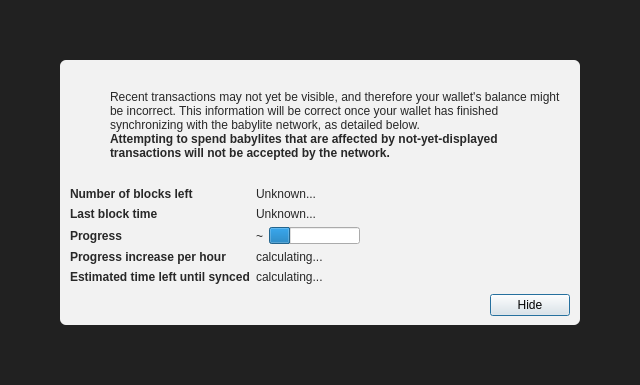
<?xml version="1.0" encoding="UTF-8"?>
<ui version="4.0">
 <class>ModalOverlay</class>
 <widget class="ModalOverlay" name="ModalOverlay">
  <property name="geometry">
   <rect>
    <x>0</x>
    <y>0</y>
    <width>640</width>
    <height>385</height>
   </rect>
  </property>
  <property name="windowTitle">
   <string>Form</string>
  </property>
  <layout class="QVBoxLayout" name="verticalLayout" stretch="0">
   <property name="sizeConstraint">
    <enum>QLayout::SetDefaultConstraint</enum>
   </property>
   <property name="leftMargin">
    <number>0</number>
   </property>
   <property name="topMargin">
    <number>0</number>
   </property>
   <property name="rightMargin">
    <number>0</number>
   </property>
   <property name="bottomMargin">
    <number>0</number>
   </property>
   <item>
    <widget class="QWidget" name="bgWidget" native="true">
     <property name="styleSheet">
      <string notr="true">#bgWidget { background: rgba(0,0,0,220); }</string>
     </property>
     <layout class="QVBoxLayout" name="verticalLayoutMain" stretch="1">
      <property name="leftMargin">
       <number>60</number>
      </property>
      <property name="topMargin">
       <number>60</number>
      </property>
      <property name="rightMargin">
       <number>60</number>
      </property>
      <property name="bottomMargin">
       <number>60</number>
      </property>
      <item>
       <widget class="QWidget" name="contentWidget" native="true">
        <property name="styleSheet">
         <string notr="true">#contentWidget { background: rgba(255,255,255,240); border-radius: 6px; }

QLabel { color: rgb(40,40,40);  }</string>
        </property>
        <layout class="QVBoxLayout" name="verticalLayoutSub" stretch="1,0,0,0">
         <property name="spacing">
          <number>0</number>
         </property>
         <property name="leftMargin">
          <number>10</number>
         </property>
         <property name="topMargin">
          <number>10</number>
         </property>
         <property name="rightMargin">
          <number>10</number>
         </property>
         <property name="bottomMargin">
          <number>10</number>
         </property>
         <item>
          <layout class="QHBoxLayout" name="horizontalLayoutIconText" stretch="0,1">
           <property name="topMargin">
            <number>20</number>
           </property>
           <item>
            <layout class="QVBoxLayout" name="verticalLayoutIcon">
             <property name="leftMargin">
              <number>0</number>
             </property>
             <item>
              <widget class="QPushButton" name="warningIcon">
               <property name="enabled">
                <bool>false</bool>
               </property>
               <property name="text">
                <string/>
               </property>
               <property name="icon">
                <iconset>
                 <normaloff>:/icons/warning</normaloff>
                 <disabledoff>:/icons/warning</disabledoff>:/icons/warning</iconset>
               </property>
               <property name="iconSize">
                <size>
                 <width>48</width>
                 <height>48</height>
                </size>
               </property>
               <property name="flat">
                <bool>true</bool>
               </property>
              </widget>
             </item>
             <item>
              <spacer name="verticalSpacerWarningIcon">
               <property name="orientation">
                <enum>Qt::Vertical</enum>
               </property>
               <property name="sizeHint" stdset="0">
                <size>
                 <width>20</width>
                 <height>40</height>
                </size>
               </property>
              </spacer>
             </item>
            </layout>
           </item>
           <item>
            <layout class="QVBoxLayout" name="verticalLayoutInfoText">
             <property name="leftMargin">
              <number>0</number>
             </property>
             <property name="topMargin">
              <number>0</number>
             </property>
             <item>
              <widget class="QLabel" name="infoText">
               <property name="text">
                <string>Recent transactions may not yet be visible, and therefore your wallet's balance might be incorrect. This information will be correct once your wallet has finished synchronizing with the babylite network, as detailed below.</string>
               </property>
               <property name="textFormat">
                <enum>Qt::RichText</enum>
               </property>
               <property name="wordWrap">
                <bool>true</bool>
               </property>
              </widget>
             </item>
             <item>
              <widget class="QLabel" name="infoTextStrong">
               <property name="font">
                <font>
                 <weight>75</weight>
                 <bold>true</bold>
                </font>
               </property>
               <property name="text">
                <string>Attempting to spend babylites that are affected by not-yet-displayed transactions will not be accepted by the network.</string>
               </property>
               <property name="textFormat">
                <enum>Qt::RichText</enum>
               </property>
               <property name="wordWrap">
                <bool>true</bool>
               </property>
              </widget>
             </item>
             <item>
              <spacer name="verticalSpacerInTextSpace">
               <property name="orientation">
                <enum>Qt::Vertical</enum>
               </property>
               <property name="sizeHint" stdset="0">
                <size>
                 <width>20</width>
                 <height>40</height>
                </size>
               </property>
              </spacer>
             </item>
            </layout>
           </item>
          </layout>
         </item>
         <item>
          <spacer name="verticalSpacerAfterText">
           <property name="orientation">
            <enum>Qt::Vertical</enum>
           </property>
           <property name="sizeHint" stdset="0">
            <size>
             <width>20</width>
             <height>40</height>
            </size>
           </property>
          </spacer>
         </item>
         <item>
          <layout class="QFormLayout" name="formLayout">
           <property name="fieldGrowthPolicy">
            <enum>QFormLayout::FieldsStayAtSizeHint</enum>
           </property>
           <property name="horizontalSpacing">
            <number>6</number>
           </property>
           <property name="verticalSpacing">
            <number>6</number>
           </property>
           <property name="topMargin">
            <number>10</number>
           </property>
           <item row="0" column="0">
            <widget class="QLabel" name="labelNumberOfBlocksLeft">
             <property name="font">
              <font>
               <weight>75</weight>
               <bold>true</bold>
              </font>
             </property>
             <property name="text">
              <string>Number of blocks left</string>
             </property>
            </widget>
           </item>
           <item row="0" column="1">
            <widget class="QLabel" name="numberOfBlocksLeft">
             <property name="text">
              <string>Unknown...</string>
             </property>
            </widget>
           </item>
           <item row="1" column="0">
            <widget class="QLabel" name="labelLastBlockTime">
             <property name="font">
              <font>
               <weight>75</weight>
               <bold>true</bold>
              </font>
             </property>
             <property name="text">
              <string>Last block time</string>
             </property>
            </widget>
           </item>
           <item row="1" column="1">
            <widget class="QLabel" name="newestBlockDate">
             <property name="sizePolicy">
              <sizepolicy hsizetype="Maximum" vsizetype="Preferred">
               <horstretch>0</horstretch>
               <verstretch>0</verstretch>
              </sizepolicy>
             </property>
             <property name="text">
              <string>Unknown...</string>
             </property>
            </widget>
           </item>
           <item row="2" column="0">
            <widget class="QLabel" name="labelSyncDone">
             <property name="font">
              <font>
               <weight>75</weight>
               <bold>true</bold>
              </font>
             </property>
             <property name="text">
              <string>Progress</string>
             </property>
            </widget>
           </item>
           <item row="2" column="1">
            <layout class="QHBoxLayout" name="horizontalLayoutSync" stretch="0,1">
             <item>
              <widget class="QLabel" name="percentageProgress">
               <property name="text">
                <string notr="true">~</string>
               </property>
              </widget>
             </item>
             <item>
              <widget class="QProgressBar" name="progressBar">
               <property name="value">
                <number>24</number>
               </property>
               <property name="format">
                <string/>
               </property>
              </widget>
             </item>
            </layout>
           </item>
           <item row="4" column="0">
            <widget class="QLabel" name="labelProgressIncrease">
             <property name="font">
              <font>
               <weight>75</weight>
               <bold>true</bold>
              </font>
             </property>
             <property name="text">
              <string>Progress increase per hour</string>
             </property>
            </widget>
           </item>
           <item row="4" column="1">
            <widget class="QLabel" name="progressIncreasePerH">
             <property name="text">
              <string>calculating...</string>
             </property>
            </widget>
           </item>
           <item row="5" column="0">
            <widget class="QLabel" name="labelEstimatedTimeLeft">
             <property name="font">
              <font>
               <weight>75</weight>
               <bold>true</bold>
              </font>
             </property>
             <property name="text">
              <string>Estimated time left until synced</string>
             </property>
            </widget>
           </item>
           <item row="5" column="1">
            <widget class="QLabel" name="expectedTimeLeft">
             <property name="text">
              <string>calculating...</string>
             </property>
            </widget>
           </item>
          </layout>
         </item>
         <item>
          <layout class="QHBoxLayout" name="horizontalLayoutButtons">
           <property name="leftMargin">
            <number>10</number>
           </property>
           <property name="topMargin">
            <number>10</number>
           </property>
           <item>
            <spacer name="horizontalSpacer">
             <property name="orientation">
              <enum>Qt::Horizontal</enum>
             </property>
             <property name="sizeHint" stdset="0">
              <size>
               <width>40</width>
               <height>20</height>
              </size>
             </property>
            </spacer>
           </item>
           <item>
            <widget class="QPushButton" name="closeButton">
             <property name="text">
              <string>Hide</string>
             </property>
             <property name="focusPolicy">
              <enum>Qt::StrongFocus</enum>
             </property>
             <property name="default">
              <bool>true</bool>
             </property>
            </widget>
           </item>
          </layout>
         </item>
        </layout>
       </widget>
      </item>
     </layout>
    </widget>
   </item>
  </layout>
 </widget>
 <customwidgets>
  <customwidget>
   <class>ModalOverlay</class>
   <extends>QWidget</extends>
   <header>qt/modaloverlay.h</header>
   <container>1</container>
  </customwidget>
 </customwidgets>
 <resources/>
 <connections/>
</ui>
